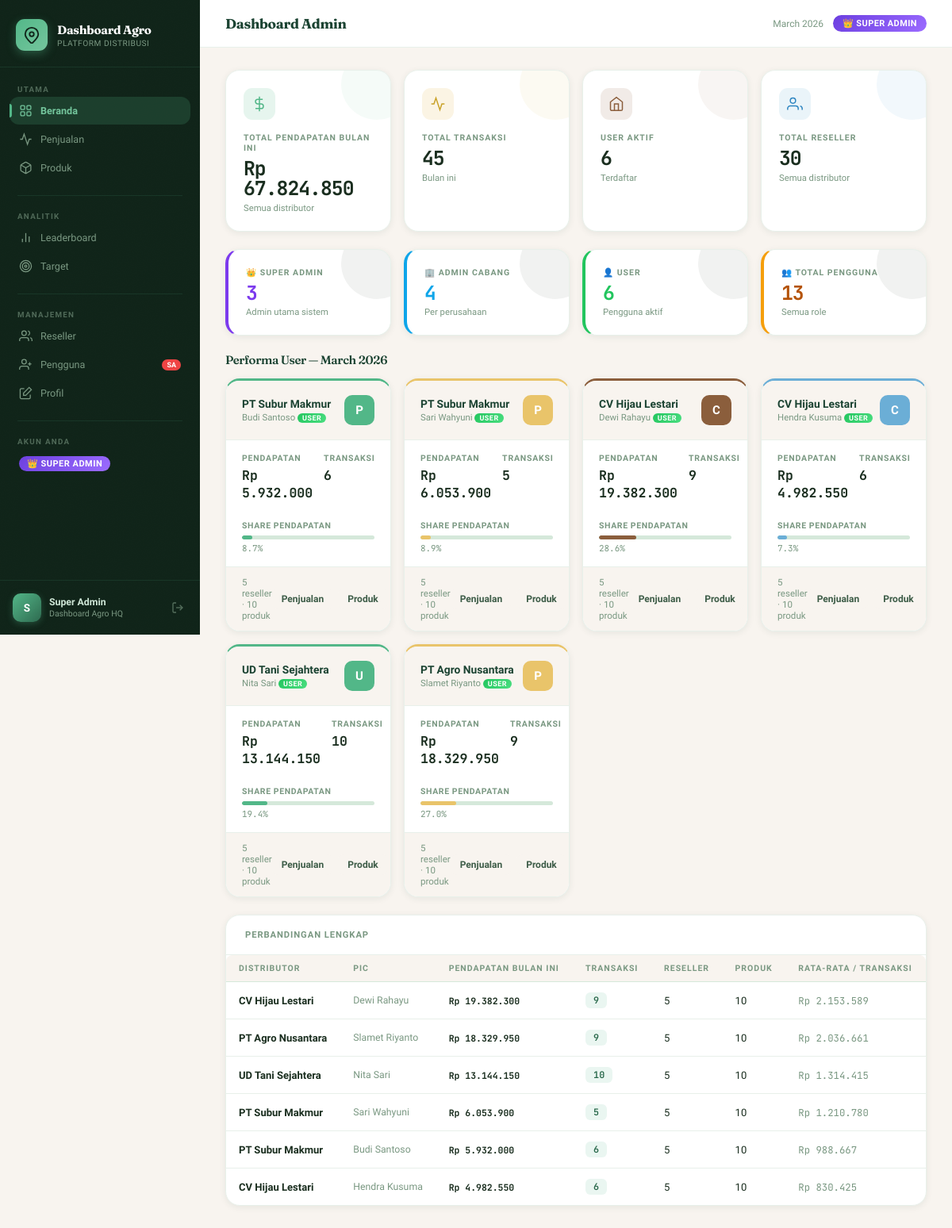
The app's page /dashboard (signed in) with its own data.
### tables this page shows
CREATE TABLE users (
    id           INTEGER PRIMARY KEY AUTOINCREMENT,
    name         TEXT    NOT NULL,
    email        TEXT    NOT NULL UNIQUE,
    password     TEXT    NOT NULL,
    role         TEXT    NOT NULL DEFAULT 'user'
                         CHECK(role IN ('super_admin','admin_cabang','user','admin','distributor')),
    company      TEXT,
    phone        TEXT,
    address      TEXT,
    avatar_char  TEXT,
    created_by   INTEGER REFERENCES users(id) ON DELETE SET NULL,
    is_active    INTEGER NOT NULL DEFAULT 1,
    created_at   TEXT    NOT NULL DEFAULT (datetime('now','localtime')),
    updated_at   TEXT    NOT NULL DEFAULT (datetime('now','localtime'))
);

### app.py (the view, shortened to what this page needs)
@app.route('/dashboard')
@login_required
def dashboard():
    uid   = session['user_id']
    role  = session['role']
    now   = datetime.now()
    ms    = current_month_start()
    if is_super_admin():
        distributors = db.query_all(
            "SELECT * FROM users WHERE role IN ('user','distributor') AND is_active=1")
        summary = []
        for d in distributors:
            rev = db.dist_month_revenue(d['id'], ms)
            tx  = db.dist_month_tx(d['id'], ms)
            rc  = db.dist_reseller_count(d['id'])
            pc  = db.dist_product_count(d['id'])
            summary.append({'dist': d, 'revenue': rev, 'transactions': tx,
                            'resellers': rc, 'products': pc})
        total_rev = sum(s['revenue'] for s in summary)
        total_tx  = sum(s['transactions'] for s in summary)
        total_users       = db.scalar("SELECT COUNT(*) FROM users WHERE is_active=1")
        total_super_admin = db.scalar("SELECT COUNT(*) FROM users WHERE role IN ('super_admin','admin') AND is_active=1")
        total_cabang      = db.scalar("SELECT COUNT(*) FROM users WHERE role='admin_cabang' AND is_active=1")
        total_user        = db.scalar("SELECT COUNT(*) FROM users WHERE role IN ('user','distributor') AND is_active=1")
        return render_template('dashboard_admin.html',
                               summary=summary, total_rev=total_rev,
                               total_tx=total_tx, now=now,
                               total_users=total_users,
                               total_super_admin=total_super_admin,
                               total_cabang=total_cabang,
                               total_user=total_user)

### templates/dashboard_admin.html (shortened to what this page needs)
{% extends 'base.html' %}
{% block page_title %}Dashboard Admin{% endblock %}
{% block topbar_right %}
<span style="font-size:0.8rem;color:var(--text-muted);">{{ now.strftime('%B %Y') }}</span>
{% endblock %}
{% block content %}
<div class="grid-4" style="margin-bottom:22px;">
  <div class="stat-card fade-in fade-in-1" style="color:var(--leaf);">
    <div class="stat-icon stat-icon-green">
      <svg viewBox="0 0 24 24"><line x1="12" y1="1" x2="12" y2="23"/><path d="M17 5H9.5a3.5 3.5 0 0 0 0 7h5a3.5 3.5 0 0 1 0 7H6"/></svg>
    </div>
    <div class="stat-label">Total Pendapatan Bulan Ini</div>
    <div class="stat-value">{{ total_rev|rupiah }}</div>
    <div class="stat-sub">Semua distributor</div>
  </div>
  <div class="stat-card fade-in fade-in-2" style="color:var(--wheat-dark);">
    <div class="stat-icon stat-icon-wheat">
      <svg viewBox="0 0 24 24"><polyline points="22,12 18,12 15,21 9,3 6,12 2,12"/></svg>
    </div>
    <div class="stat-label">Total Transaksi</div>
    <div class="stat-value">{{ total_tx }}</div>
    <div class="stat-sub">Bulan ini</div>
  </div>
  <div class="stat-card fade-in fade-in-3" style="color:var(--earth);">
    <div class="stat-icon stat-icon-earth">
      <svg viewBox="0 0 24 24"><path d="M3 9l9-7 9 7v11a2 2 0 0 1-2 2H5a2 2 0 0 1-2-2z"/><polyline points="9,22 9,12 15,12 15,22"/></svg>
    </div>
    <div class="stat-label">User Aktif</div>
    <div class="stat-value">{{ summary|length }}</div>
    <div class="stat-sub">Terdaftar</div>
  </div>
  <div class="stat-card fade-in fade-in-4" style="color:#2E86C1;">
    <div class="stat-icon stat-icon-blue">
      <svg viewBox="0 0 24 24"><path d="M17 21v-2a4 4 0 0 0-4-4H5a4 4 0 0 0-4 4v2"/><circle cx="9" cy="7" r="4"/><path d="M23 21v-2a4 4 0 0 0-3-3.87"/></svg>
    </div>
    <div class="stat-label">Total Reseller</div>
    <div class="stat-value">{{ summary|sum(attribute='resellers') }}</div>
    <div class="stat-sub">Semua distributor</div>
  </div>
</div>
<div class="grid-4" style="margin-bottom:22px;margin-top:10px;">
  <div class="stat-card" style="border-left:4px solid #7c3aed;">
    <div class="stat-label">👑 Super Admin</div>
    <div class="stat-value" style="color:#7c3aed;">{{ total_super_admin }}</div>
    <div class="stat-sub">Admin utama sistem</div>
  </div>
  <div class="stat-card" style="border-left:4px solid #0ea5e9;">
    <div class="stat-label">🏢 Admin Cabang</div>
    <div class="stat-value" style="color:#0ea5e9;">{{ total_cabang }}</div>
    <div class="stat-sub">Per perusahaan</div>
  </div>
  <div class="stat-card" style="border-left:4px solid #22c55e;">
    <div class="stat-label">👤 User</div>
    <div class="stat-value" style="color:#22c55e;">{{ total_user }}</div>
    <div class="stat-sub">Pengguna aktif</div>
  </div>
  <div class="stat-card" style="border-left:4px solid #f59e0b;">
    <div class="stat-label">👥 Total Pengguna</div>
    <div class="stat-value" style="color:#b45309;">{{ total_users }}</div>
    <div class="stat-sub">Semua role</div>
  </div>
</div>
<h2 style="font-size:1rem;color:var(--forest);margin-bottom:14px;">Performa User — {{ now.strftime('%B %Y') }}</h2>
{% set colors = ['#52B788','#E9C46A','#8B5E3C','#6BAED6'] %}
{% set bg_colors = ['rgba(82,183,136,0.15)','rgba(233,196,106,0.18)','rgba(139,94,60,0.12)','rgba(107,174,214,0.15)'] %}
<div class="grid-{% if summary|length == 2 %}2{% elif summary|length == 3 %}3{% else %}4{% endif %}" style="margin-bottom:22px;">
  {% for s in summary %}
  {% set ci = loop.index0 % 4 %}
  <div class="dist-card fade-in" style="border-top-color:{{ colors[ci] }};animation-delay:{{ loop.index0 * 0.06 }}s;">
    <div class="dist-card-header">
      <div>
        <div class="dist-card-name">{{ s.dist.company }}</div>
        <div class="dist-card-contact">{{ s.dist.name }} <span class="role-badge user" style="font-size:9px;padding:1px 6px;">User</span></div>
      </div>
      <div class="dist-card-logo" style="background:{{ colors[ci] }};">{{ s.dist.company[0] }}</div>
    </div>
    <div class="dist-card-body">
      <div class="grid-2" style="gap:14px;">
        <div class="dist-metric">
          <div class="dist-metric-label">Pendapatan</div>
          <div class="dist-metric-value">{{ s.revenue|rupiah }}</div>
        </div>
        <div class="dist-metric">
          <div class="dist-metric-label">Transaksi</div>
          <div class="dist-metric-value">{{ s.transactions }}</div>
        </div>
      </div>
      <div style="margin-top:12px;">
        <div style="font-size:0.70rem;color:var(--text-muted);font-weight:600;letter-spacing:0.6px;text-transform:uppercase;margin-bottom:6px;">Share Pendapatan</div>
        <div class="prog-bar">
          <div class="prog-fill" style="width:{{ (s.revenue / total_rev * 100)|int if total_rev > 0 else 0 }}%;background:{{ colors[ci] }};"></div>
        </div>
        <div style="font-size:0.73rem;color:var(--text-muted);margin-top:4px;font-family:'JetBrains Mono',monospace;">{{ '%.1f'|format(s.revenue / total_rev * 100 if total_rev > 0 else 0) }}%</div>
      </div>
    </div>
    <div class="dist-card-footer">
      <span class="dist-footer-stat">{{ s.resellers }} reseller · {{ s.products }} produk</span>
      <div style="display:flex;gap:6px;">
        <a href="{{ url_for('sales') }}?dist={{ s.dist.id }}" class="btn btn-sm btn-ghost">Penjualan</a>
        <a href="{{ url_for('products') }}?dist={{ s.dist.id }}" class="btn btn-sm btn-ghost">Produk</a>
      </div>
    </div>
  </div>
  {% endfor %}
</div>
<div class="card fade-in" style="animation-delay:0.25s;">
  <div class="card-header">
    <span class="card-title">Perbandingan Lengkap</span>
  </div>
  <div class="table-wrap">
    <table class="data-table">
      <thead>
        <tr>
          <th>Distributor</th>
          <th>PIC</th>
          <th>Pendapatan Bulan Ini</th>
          <th>Transaksi</th>
          <th>Reseller</th>
          <th>Produk</th>
          <th>Rata-rata / Transaksi</th>
        </tr>
      </thead>
      <tbody>
        {% for s in summary|sort(attribute='revenue', reverse=True) %}
        <tr>
          <td class="td-bold">{{ s.dist.company }}</td>
          <td class="td-muted">{{ s.dist.name }}</td>
          <td><span class="mono" style="font-weight:700;">{{ s.revenue|rupiah }}</span></td>
          <td><span class="badge badge-green">{{ s.transactions }}</span></td>
          <td>{{ s.resellers }}</td>
          <td>{{ s.products }}</td>
          <td class="td-muted mono">{{ (s.revenue / s.transactions)|rupiah if s.transactions > 0 else 'Rp 0' }}</td>
        </tr>
        {% endfor %}
      </tbody>
    </table>
  </div>
</div>
{% endblock %}

### templates/base.html (shortened to what this page needs)
<!DOCTYPE html>
<html lang="id">
<head>
  <link rel="stylesheet" href="{{ url_for('static', filename='css/main.css') }}">
  <link rel="stylesheet" href="{{ url_for('static', filename='css/sidebar.css') }}">
  <link rel="stylesheet" href="{{ url_for('static', filename='css/tables.css') }}">
  <link rel="stylesheet" href="{{ url_for('static', filename='css/forms.css') }}">
</head>
<body>
<aside class="sidebar">
  <div class="sidebar-brand">
    <div class="brand-logo">
      <svg viewBox="0 0 24 24" stroke-width="2">
        <path d="M12 2a9 9 0 0 1 9 9c0 4.97-9 13-9 13S3 15.97 3 11a9 9 0 0 1 9-9z"/>
        <circle cx="12" cy="11" r="3"/>
      </svg>
    </div>
    <div class="brand-text">
      <div class="brand-name">Dashboard Agro</div>
      <div class="brand-tagline">
        {% if is_super_admin() %}Platform Distribusi
        {% elif is_admin_cabang() %}{{ session.company }}
        {% else %}{{ session.company or 'Platform Distribusi' }}
        {% endif %}
      </div>
    </div>
  </div>
  <nav class="nav-body">
    <div class="nav-section">
      <span class="nav-section-label">Utama</span>
      <a href="{{ url_for('dashboard') }}" class="nav-item {% if request.endpoint == 'dashboard' %}active{% endif %}">
        <svg viewBox="0 0 24 24"><rect x="3" y="3" width="7" height="7" rx="1.5"/><rect x="14" y="3" width="7" height="7" rx="1.5"/><rect x="3" y="14" width="7" height="7" rx="1.5"/><rect x="14" y="14" width="7" height="7" rx="1.5"/></svg>
        Beranda
      </a>
      <a href="{{ url_for('sales') }}" class="nav-item {% if 'sale' in request.endpoint %}active{% endif %}">
        <svg viewBox="0 0 24 24"><polyline points="22,12 18,12 15,21 9,3 6,12 2,12"/></svg>
        Penjualan
      </a>
      <a href="{{ url_for('products') }}" class="nav-item {% if 'product' in request.endpoint %}active{% endif %}">
        <svg viewBox="0 0 24 24"><path d="M21 16V8a2 2 0 0 0-1-1.73l-7-4a2 2 0 0 0-2 0l-7 4A2 2 0 0 0 3 8v8a2 2 0 0 0 1 1.73l7 4a2 2 0 0 0 2 0l7-4A2 2 0 0 0 21 16z"/><polyline points="3.27,6.96 12,12.01 20.73,6.96"/><line x1="12" y1="22.08" x2="12" y2="12"/></svg>
        Produk
      </a>
    </div>
    <div class="nav-divider"></div>
    <div class="nav-section">
      <span class="nav-section-label">Analitik</span>
      <a href="{{ url_for('leaderboard') }}" class="nav-item {% if request.endpoint == 'leaderboard' %}active{% endif %}">
        <svg viewBox="0 0 24 24"><polyline points="18,20 18,10"/><polyline points="12,20 12,4"/><polyline points="6,20 6,14"/></svg>
        Leaderboard
      </a>
      <a href="{{ url_for('targets') }}" class="nav-item {% if request.endpoint == 'targets' %}active{% endif %}">
        <svg viewBox="0 0 24 24"><circle cx="12" cy="12" r="10"/><circle cx="12" cy="12" r="6"/><circle cx="12" cy="12" r="2"/></svg>
        Target
      </a>
    </div>
    <div class="nav-divider"></div>
    <div class="nav-section">
      <span class="nav-section-label">Manajemen</span>
      <a href="{{ url_for('resellers') }}" class="nav-item {% if 'reseller' in request.endpoint %}active{% endif %}">
        <svg viewBox="0 0 24 24"><path d="M17 21v-2a4 4 0 0 0-4-4H5a4 4 0 0 0-4 4v2"/><circle cx="9" cy="7" r="4"/><path d="M23 21v-2a4 4 0 0 0-3-3.87"/><path d="M16 3.13a4 4 0 0 1 0 7.75"/></svg>
        Reseller
      </a>
      {% if is_any_admin() %}
      <a href="{{ url_for('users') }}" class="nav-item {% if 'user' in request.endpoint and request.endpoint != 'profile' %}active{% endif %}">
        <svg viewBox="0 0 24 24"><path d="M17 21v-2a4 4 0 0 0-4-4H5a4 4 0 0 0-4 4v2"/><circle cx="9" cy="7" r="4"/><line x1="19" y1="8" x2="19" y2="14"/><line x1="22" y1="11" x2="16" y2="11"/></svg>
        Pengguna
        {% if is_super_admin() %}
          <span class="nav-badge" title="Kelola semua pengguna">SA</span>
        {% else %}
          <span class="nav-badge" title="Kelola pengguna cabang">C</span>
        {% endif %}
      </a>
      {% endif %}
      <a href="{{ url_for('profile') }}" class="nav-item {% if request.endpoint == 'profile' %}active{% endif %}">
        <svg viewBox="0 0 24 24"><path d="M20 14.66V20a2 2 0 0 1-2 2H4a2 2 0 0 1-2-2V6a2 2 0 0 1 2-2h5.34"/><polygon points="18,2 22,6 12,16 8,16 8,12 18,2"/></svg>
        Profil
      </a>
    </div>
    {% if is_any_admin() %}
    <div class="nav-divider"></div>
    <div class="nav-section">
      <span class="nav-section-label">Akun Anda</span>
      <div style="padding:8px 12px;">
        <span class="role-badge {{ session.role }}">
          {% if is_super_admin() %}👑 Super Admin
          {% elif is_admin_cabang() %}🏢 Admin Cabang
          {% else %}👤 User
          {% endif %}
        </span>
      </div>
    </div>
    {% endif %}
  </nav>
  <div class="sidebar-footer">
    <div class="sidebar-user">
      <div class="sidebar-avatar">{{ session.user_name[0]|upper if session.user_name else 'U' }}</div>
      <div class="sidebar-user-info">
        <div class="sidebar-user-name">{{ session.user_name or 'User' }}</div>
        <div class="sidebar-user-role">{{ session.company or (session.role|title if session.role else '') }}</div>
      </div>
      <a href="{{ url_for('logout') }}" class="sidebar-logout" title="Keluar">
        <svg viewBox="0 0 24 24"><path d="M9 21H5a2 2 0 0 1-2-2V5a2 2 0 0 1 2-2h4"/><polyline points="16,17 21,12 16,7"/><line x1="21" y1="12" x2="9" y2="12"/></svg>
      </a>
    </div>
  </div>
</aside>
<div class="main-wrap">
  <header class="topbar">
    <div class="topbar-left">
      <span class="topbar-title">{% block page_title %}{% endblock %}</span>
    </div>
    <div class="topbar-right">
      {% block topbar_right %}{% endblock %}
      <span class="role-pill {{ session.role or 'user' }}">
        {% if is_super_admin() %}👑 Super Admin
        {% elif is_admin_cabang() %}🏢 Admin Cabang
        {% else %}👤 {{ session.role|title if session.role else 'User' }}
        {% endif %}
      </span>
    </div>
  </header>
  <main class="content-area">
    {% block content %}{% endblock %}
  </main>
</div>
</body>
</html>

### records on screen
users: dist.company "PT Subur Makmur", dist.name "Budi Santoso", dist "P", dist.company "PT Subur Makmur", dist.name "Budi Santoso"
users: dist.company "PT Subur Makmur", dist.name "Sari Wahyuni", dist "P", dist.company "PT Subur Makmur", dist.name "Sari Wahyuni"
users: dist.company "CV Hijau Lestari", dist.name "Dewi Rahayu", dist "C", dist.company "CV Hijau Lestari", dist.name "Dewi Rahayu"
users: dist.company "CV Hijau Lestari", dist.name "Hendra Kusuma", dist "C", dist.company "CV Hijau Lestari", dist.name "Hendra Kusuma"
users: dist.company "UD Tani Sejahtera", dist.name "Nita Sari", dist "U", dist.company "UD Tani Sejahtera", dist.name "Nita Sari"
users: dist.company "PT Agro Nusantara", dist.name "Slamet Riyanto", dist "P", dist.company "PT Agro Nusantara", dist.name "Slamet Riyanto"

### other values on screen
{{ session.user_name[0]|upper if session.user_name else 'U' }} "S"
{{ session.user_name or 'User' }} "Super Admin"
{{ session.company or (session.role|title if session.role else '') }} "Dashboard Agro HQ"
{{ total_rev|rupiah }} "Rp 67.824.850"
{{ total_tx }} "45"
{{ summary|length }} "6"
{{ summary|sum(attribute='resellers') }} "30"
{{ total_super_admin }} "3"
{{ total_cabang }} "4"
{{ total_user }} "6"
{{ total_users }} "13"
{{ s.revenue|rupiah }} "Rp 5.932.000" "Rp 6.053.900" "Rp 19.382.300" "Rp 4.982.550" "Rp 13.144.150" "Rp 18.329.950"
{{ s.transactions }} "6" "5" "9" "6" "10" "9"
{{ '%.1f'|format(s.revenue / total_rev * 100 if total_rev > 0 else 0) }} "8.7" "8.9" "28.6" "7.3" "19.4" "27.0"
{{ s.resellers }} "5" "5" "5" "5" "5" "5"
